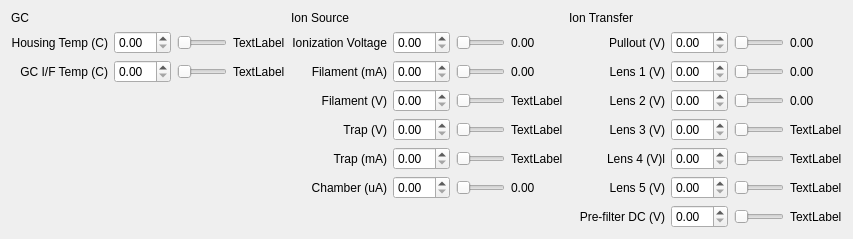
<?xml version="1.0" encoding="UTF-8"?>
<ui version="4.0">
 <class>IonSourceWidget</class>
 <widget class="QWidget" name="IonSourceWidget">
  <property name="geometry">
   <rect>
    <x>0</x>
    <y>0</y>
    <width>853</width>
    <height>223</height>
   </rect>
  </property>
  <property name="windowTitle">
   <string>Form</string>
  </property>
  <layout class="QHBoxLayout" name="horizontalLayout_2">
   <item>
    <layout class="QHBoxLayout" name="horizontalLayout">
     <item>
      <layout class="QGridLayout" name="gridLayout">
       <item row="10" column="1">
        <spacer name="verticalSpacer">
         <property name="orientation">
          <enum>Qt::Vertical</enum>
         </property>
         <property name="sizeHint" stdset="0">
          <size>
           <width>20</width>
           <height>40</height>
          </size>
         </property>
        </spacer>
       </item>
       <item row="7" column="0">
        <widget class="QLabel" name="label">
         <property name="text">
          <string>GC</string>
         </property>
        </widget>
       </item>
       <item row="8" column="0">
        <widget class="QLabel" name="label_2">
         <property name="text">
          <string>Housing Temp (C)</string>
         </property>
         <property name="alignment">
          <set>Qt::AlignRight|Qt::AlignTrailing|Qt::AlignVCenter</set>
         </property>
        </widget>
       </item>
       <item row="9" column="0">
        <widget class="QLabel" name="label_10">
         <property name="text">
          <string>GC I/F Temp (C)</string>
         </property>
         <property name="alignment">
          <set>Qt::AlignRight|Qt::AlignTrailing|Qt::AlignVCenter</set>
         </property>
        </widget>
       </item>
       <item row="8" column="2">
        <widget class="QSlider" name="horizontalSlider_01">
         <property name="orientation">
          <enum>Qt::Horizontal</enum>
         </property>
        </widget>
       </item>
       <item row="9" column="2">
        <widget class="QSlider" name="horizontalSlider_02">
         <property name="orientation">
          <enum>Qt::Horizontal</enum>
         </property>
        </widget>
       </item>
       <item row="8" column="1">
        <widget class="QDoubleSpinBox" name="doubleSpinBox_01"/>
       </item>
       <item row="9" column="1">
        <widget class="QDoubleSpinBox" name="doubleSpinBox_02"/>
       </item>
       <item row="8" column="3">
        <widget class="QLabel" name="label01">
         <property name="text">
          <string>TextLabel</string>
         </property>
        </widget>
       </item>
       <item row="9" column="3">
        <widget class="QLabel" name="label02">
         <property name="text">
          <string>TextLabel</string>
         </property>
        </widget>
       </item>
      </layout>
     </item>
    </layout>
   </item>
   <item>
    <layout class="QGridLayout" name="gridLayout_4">
     <item row="5" column="0">
      <widget class="QLabel" name="label_16">
       <property name="text">
        <string>Trap (mA)</string>
       </property>
       <property name="alignment">
        <set>Qt::AlignRight|Qt::AlignTrailing|Qt::AlignVCenter</set>
       </property>
      </widget>
     </item>
     <item row="4" column="0">
      <widget class="QLabel" name="label_14">
       <property name="text">
        <string>Trap (V)</string>
       </property>
       <property name="alignment">
        <set>Qt::AlignRight|Qt::AlignTrailing|Qt::AlignVCenter</set>
       </property>
      </widget>
     </item>
     <item row="1" column="3">
      <widget class="QLabel" name="label11">
       <property name="text">
        <string>0.00</string>
       </property>
      </widget>
     </item>
     <item row="1" column="2">
      <widget class="QSlider" name="horizontalSlider11">
       <property name="orientation">
        <enum>Qt::Horizontal</enum>
       </property>
      </widget>
     </item>
     <item row="3" column="0">
      <widget class="QLabel" name="label_13">
       <property name="text">
        <string>Filament (V)</string>
       </property>
       <property name="alignment">
        <set>Qt::AlignRight|Qt::AlignTrailing|Qt::AlignVCenter</set>
       </property>
      </widget>
     </item>
     <item row="2" column="0">
      <widget class="QLabel" name="label_7">
       <property name="text">
        <string>Filament (mA)</string>
       </property>
       <property name="alignment">
        <set>Qt::AlignRight|Qt::AlignTrailing|Qt::AlignVCenter</set>
       </property>
      </widget>
     </item>
     <item row="1" column="0">
      <widget class="QLabel" name="label_3">
       <property name="text">
        <string>Ionization Voltage</string>
       </property>
       <property name="alignment">
        <set>Qt::AlignRight|Qt::AlignTrailing|Qt::AlignVCenter</set>
       </property>
      </widget>
     </item>
     <item row="1" column="1">
      <widget class="QDoubleSpinBox" name="doubleSpinBox11"/>
     </item>
     <item row="0" column="0">
      <widget class="QLabel" name="label_5">
       <property name="minimumSize">
        <size>
         <width>96</width>
         <height>0</height>
        </size>
       </property>
       <property name="text">
        <string>Ion Source</string>
       </property>
      </widget>
     </item>
     <item row="8" column="1">
      <spacer name="verticalSpacer_3">
       <property name="orientation">
        <enum>Qt::Vertical</enum>
       </property>
       <property name="sizeHint" stdset="0">
        <size>
         <width>20</width>
         <height>40</height>
        </size>
       </property>
      </spacer>
     </item>
     <item row="6" column="0">
      <widget class="QLabel" name="label_20">
       <property name="text">
        <string>Chamber (uA)</string>
       </property>
       <property name="alignment">
        <set>Qt::AlignRight|Qt::AlignTrailing|Qt::AlignVCenter</set>
       </property>
      </widget>
     </item>
     <item row="2" column="1">
      <widget class="QDoubleSpinBox" name="doubleSpinBox12"/>
     </item>
     <item row="3" column="1">
      <widget class="QDoubleSpinBox" name="doubleSpinBox13"/>
     </item>
     <item row="4" column="1">
      <widget class="QDoubleSpinBox" name="doubleSpinBox14"/>
     </item>
     <item row="5" column="1">
      <widget class="QDoubleSpinBox" name="doubleSpinBox15"/>
     </item>
     <item row="6" column="1">
      <widget class="QDoubleSpinBox" name="doubleSpinBox16"/>
     </item>
     <item row="2" column="2">
      <widget class="QSlider" name="horizontalSlider12">
       <property name="orientation">
        <enum>Qt::Horizontal</enum>
       </property>
      </widget>
     </item>
     <item row="3" column="2">
      <widget class="QSlider" name="horizontalSlider13">
       <property name="orientation">
        <enum>Qt::Horizontal</enum>
       </property>
      </widget>
     </item>
     <item row="4" column="2">
      <widget class="QSlider" name="horizontalSlider14">
       <property name="orientation">
        <enum>Qt::Horizontal</enum>
       </property>
      </widget>
     </item>
     <item row="5" column="2">
      <widget class="QSlider" name="horizontalSlider15">
       <property name="orientation">
        <enum>Qt::Horizontal</enum>
       </property>
      </widget>
     </item>
     <item row="6" column="2">
      <widget class="QSlider" name="horizontalSlider16">
       <property name="orientation">
        <enum>Qt::Horizontal</enum>
       </property>
      </widget>
     </item>
     <item row="2" column="3">
      <widget class="QLabel" name="label12">
       <property name="text">
        <string>0.00</string>
       </property>
      </widget>
     </item>
     <item row="3" column="3">
      <widget class="QLabel" name="label13">
       <property name="text">
        <string>TextLabel</string>
       </property>
      </widget>
     </item>
     <item row="4" column="3">
      <widget class="QLabel" name="label14">
       <property name="text">
        <string>TextLabel</string>
       </property>
      </widget>
     </item>
     <item row="5" column="3">
      <widget class="QLabel" name="label15">
       <property name="text">
        <string>TextLabel</string>
       </property>
      </widget>
     </item>
     <item row="6" column="3">
      <widget class="QLabel" name="label16">
       <property name="text">
        <string>0.00</string>
       </property>
      </widget>
     </item>
    </layout>
   </item>
   <item>
    <layout class="QGridLayout" name="gridLayout_2">
     <item row="2" column="3">
      <widget class="QLabel" name="label22">
       <property name="text">
        <string>0.00</string>
       </property>
      </widget>
     </item>
     <item row="1" column="3">
      <widget class="QLabel" name="label21">
       <property name="text">
        <string>0.00</string>
       </property>
      </widget>
     </item>
     <item row="1" column="1">
      <widget class="QDoubleSpinBox" name="doubleSpinBox21"/>
     </item>
     <item row="1" column="2">
      <widget class="QSlider" name="horizontalSlider21">
       <property name="orientation">
        <enum>Qt::Horizontal</enum>
       </property>
      </widget>
     </item>
     <item row="1" column="0">
      <widget class="QLabel" name="label_4">
       <property name="text">
        <string>Pullout (V)</string>
       </property>
       <property name="alignment">
        <set>Qt::AlignRight|Qt::AlignTrailing|Qt::AlignVCenter</set>
       </property>
      </widget>
     </item>
     <item row="0" column="0">
      <widget class="QLabel" name="label_6">
       <property name="minimumSize">
        <size>
         <width>96</width>
         <height>0</height>
        </size>
       </property>
       <property name="text">
        <string>Ion Transfer</string>
       </property>
      </widget>
     </item>
     <item row="2" column="0">
      <widget class="QLabel" name="label_8">
       <property name="text">
        <string>Lens 1 (V)</string>
       </property>
       <property name="alignment">
        <set>Qt::AlignRight|Qt::AlignTrailing|Qt::AlignVCenter</set>
       </property>
      </widget>
     </item>
     <item row="3" column="0">
      <widget class="QLabel" name="label_9">
       <property name="text">
        <string>Lens 2 (V)</string>
       </property>
       <property name="alignment">
        <set>Qt::AlignRight|Qt::AlignTrailing|Qt::AlignVCenter</set>
       </property>
      </widget>
     </item>
     <item row="3" column="3">
      <widget class="QLabel" name="label23">
       <property name="text">
        <string>0.00</string>
       </property>
      </widget>
     </item>
     <item row="8" column="0">
      <spacer name="verticalSpacer_2">
       <property name="orientation">
        <enum>Qt::Vertical</enum>
       </property>
       <property name="sizeHint" stdset="0">
        <size>
         <width>20</width>
         <height>40</height>
        </size>
       </property>
      </spacer>
     </item>
     <item row="2" column="1">
      <widget class="QDoubleSpinBox" name="doubleSpinBox22"/>
     </item>
     <item row="3" column="1">
      <widget class="QDoubleSpinBox" name="doubleSpinBox23"/>
     </item>
     <item row="2" column="2">
      <widget class="QSlider" name="horizontalSlider22">
       <property name="orientation">
        <enum>Qt::Horizontal</enum>
       </property>
      </widget>
     </item>
     <item row="3" column="2">
      <widget class="QSlider" name="horizontalSlider23">
       <property name="orientation">
        <enum>Qt::Horizontal</enum>
       </property>
      </widget>
     </item>
     <item row="5" column="0">
      <widget class="QLabel" name="label_22">
       <property name="text">
        <string>Lens 4 (V)l</string>
       </property>
       <property name="alignment">
        <set>Qt::AlignRight|Qt::AlignTrailing|Qt::AlignVCenter</set>
       </property>
      </widget>
     </item>
     <item row="4" column="0">
      <widget class="QLabel" name="label_21">
       <property name="text">
        <string>Lens 3 (V)</string>
       </property>
       <property name="alignment">
        <set>Qt::AlignRight|Qt::AlignTrailing|Qt::AlignVCenter</set>
       </property>
      </widget>
     </item>
     <item row="6" column="0">
      <widget class="QLabel" name="label_23">
       <property name="text">
        <string>Lens 5 (V)</string>
       </property>
       <property name="alignment">
        <set>Qt::AlignRight|Qt::AlignTrailing|Qt::AlignVCenter</set>
       </property>
      </widget>
     </item>
     <item row="7" column="0">
      <widget class="QLabel" name="label_24">
       <property name="text">
        <string>Pre-filter DC (V)</string>
       </property>
       <property name="alignment">
        <set>Qt::AlignRight|Qt::AlignTrailing|Qt::AlignVCenter</set>
       </property>
      </widget>
     </item>
     <item row="4" column="3">
      <widget class="QLabel" name="label24">
       <property name="text">
        <string>TextLabel</string>
       </property>
      </widget>
     </item>
     <item row="5" column="3">
      <widget class="QLabel" name="label25">
       <property name="text">
        <string>TextLabel</string>
       </property>
      </widget>
     </item>
     <item row="6" column="3">
      <widget class="QLabel" name="label26">
       <property name="text">
        <string>TextLabel</string>
       </property>
      </widget>
     </item>
     <item row="7" column="3">
      <widget class="QLabel" name="label27">
       <property name="text">
        <string>TextLabel</string>
       </property>
      </widget>
     </item>
     <item row="4" column="2">
      <widget class="QSlider" name="horizontalSlider24">
       <property name="orientation">
        <enum>Qt::Horizontal</enum>
       </property>
      </widget>
     </item>
     <item row="5" column="2">
      <widget class="QSlider" name="horizontalSlider25">
       <property name="orientation">
        <enum>Qt::Horizontal</enum>
       </property>
      </widget>
     </item>
     <item row="6" column="2">
      <widget class="QSlider" name="horizontalSlider26">
       <property name="orientation">
        <enum>Qt::Horizontal</enum>
       </property>
      </widget>
     </item>
     <item row="7" column="2">
      <widget class="QSlider" name="horizontalSlider27">
       <property name="orientation">
        <enum>Qt::Horizontal</enum>
       </property>
      </widget>
     </item>
     <item row="4" column="1">
      <widget class="QDoubleSpinBox" name="doubleSpinBox24"/>
     </item>
     <item row="5" column="1">
      <widget class="QDoubleSpinBox" name="doubleSpinBox25"/>
     </item>
     <item row="6" column="1">
      <widget class="QDoubleSpinBox" name="doubleSpinBox26"/>
     </item>
     <item row="7" column="1">
      <widget class="QDoubleSpinBox" name="doubleSpinBox27"/>
     </item>
    </layout>
   </item>
  </layout>
 </widget>
 <resources/>
 <connections/>
</ui>
